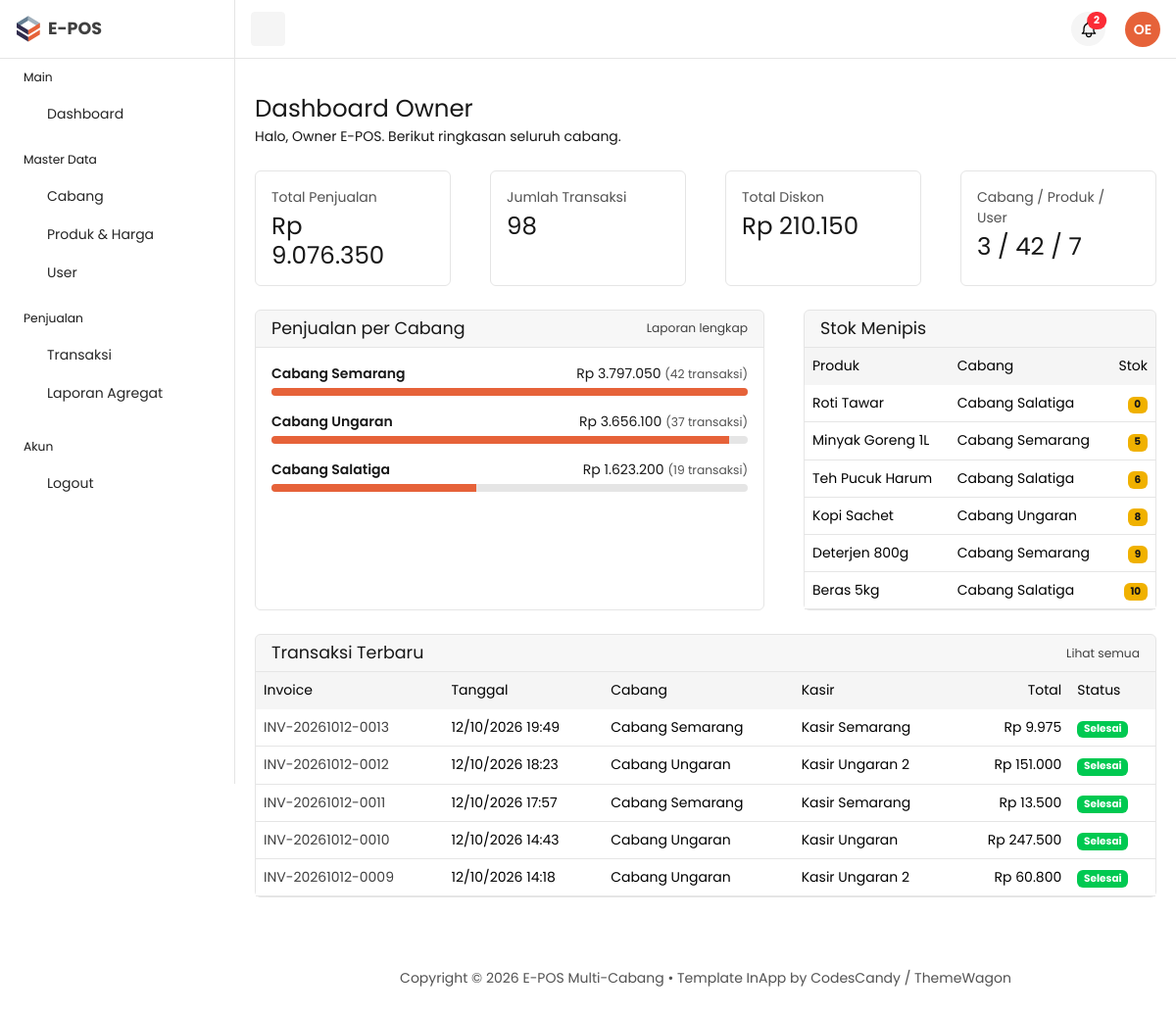
/owner/index.php (signed in), run on the app's committed database.
### tables this page shows
CREATE TABLE `branches` (
  `id`          INT NOT NULL AUTO_INCREMENT,
  `nama_cabang` VARCHAR(100) NOT NULL,
  `alamat`      TEXT,
  `telepon`     VARCHAR(20) DEFAULT NULL,
  PRIMARY KEY (`id`)
);

CREATE TABLE `products` (
  `id`          INT NOT NULL AUTO_INCREMENT,
  `branch_id`   INT NOT NULL,
  `nama_produk` VARCHAR(150) NOT NULL,
  `harga_jual`  DECIMAL(15,2) NOT NULL DEFAULT 0.00,
  `stok`        INT NOT NULL DEFAULT 0,
  PRIMARY KEY (`id`),
  KEY `fk_products_branch` (`branch_id`),
  CONSTRAINT `fk_products_branch` FOREIGN KEY (`branch_id`) REFERENCES `branches` (`id`)
);

CREATE TABLE `transactions` (
  `id`             INT NOT NULL AUTO_INCREMENT,
  `branch_id`      INT NOT NULL,
  `cashier_id`     INT NOT NULL,
  `invoice_number` VARCHAR(30) NOT NULL,
  `total_bayar`    DECIMAL(15,2) NOT NULL DEFAULT 0.00,
  `diskon`         DECIMAL(15,2) NOT NULL DEFAULT 0.00,
  `tanggal`        DATETIME NOT NULL DEFAULT CURRENT_TIMESTAMP,
  `status`         ENUM('selesai','menunggu_void','void') NOT NULL DEFAULT 'selesai',
  PRIMARY KEY (`id`),
  UNIQUE KEY `invoice_number` (`invoice_number`),
  KEY `fk_trx_branch` (`branch_id`),
  KEY `fk_trx_cashier` (`cashier_id`),
  KEY `idx_trx_tanggal` (`tanggal`),
  CONSTRAINT `fk_trx_branch`  FOREIGN KEY (`branch_id`)  REFERENCES `branches` (`id`),
  CONSTRAINT `fk_trx_cashier` FOREIGN KEY (`cashier_id`) REFERENCES `users` (`id`)
);

CREATE TABLE `users` (
  `id`        INT NOT NULL AUTO_INCREMENT,
  `nama`      VARCHAR(100) NOT NULL,
  `email`     VARCHAR(100) NOT NULL,
  `password`  VARCHAR(255) NOT NULL,
  `role`      ENUM('admin','kasir','manajer') NOT NULL,
  `branch_id` INT DEFAULT NULL,
  PRIMARY KEY (`id`),
  UNIQUE KEY `email` (`email`),
  KEY `fk_users_branch` (`branch_id`),
  CONSTRAINT `fk_users_branch` FOREIGN KEY (`branch_id`) REFERENCES `branches` (`id`)
);

### owner/database/connection.php (called while the page is built, shortened)
<?php
require_once __DIR__ . '/../../login/database/cek_skema.php';
class Database
{
    private $host = "localhost";
    private $username = "root";
    private $password = "";
    private $database = "e-pos";
    public $conn;
    public function __construct()
    {
        try {
            $this->conn = new mysqli(
                $this->host,
                $this->username,
                $this->password,
                $this->database
            );
        } catch (mysqli_sql_exception $ex) {
            eposHentikan('Tidak bisa terhubung ke database "' . $this->database . '". (' . $ex->getMessage() . ')');
        }
        $this->conn->set_charset('utf8mb4');
        eposCekSkema($this->conn);
    }
}

### login/database/cek_skema.php (called while the page is built, shortened)
<?php
function eposCekSkema($conn)
{
    $cek = [
        'branches'            => 'id, nama_cabang, alamat, telepon',
        'users'               => 'id, nama, email, password, role, branch_id',
        'products'            => 'id, branch_id, nama_produk, harga_jual, stok',
        'transactions'        => 'id, branch_id, cashier_id, invoice_number, total_bayar, diskon, tanggal, status',
        'transaction_details' => 'id, transaction_id, product_id, jumlah, harga_satuan, subtotal',
    ];
    foreach ($cek as $tabel => $kolom) {
        try {
            $conn->query("SELECT $kolom FROM $tabel LIMIT 1");
        } catch (mysqli_sql_exception $ex) {
            eposHentikan("Tabel '$tabel' belum ada atau kolomnya tidak sesuai. (" . $ex->getMessage() . ')');
        }
    }
}

### owner/function/pembayaran.php (called while the page is built, shortened)
<?php
require_once 'database/connection.php';
class Pembayaran
{
    private $conn;
    public function __construct()
    {
        $database = new Database();
        $this->conn = $database->conn;
    }
    public function ringkasan($dari, $sampai)
    {
        $stmt = $this->conn->prepare(
            "SELECT COUNT(*) AS jml_transaksi,
                    COALESCE(SUM(total_bayar), 0) AS total_penjualan,
                    COALESCE(SUM(diskon), 0) AS total_diskon
             FROM transactions
             WHERE status <> 'void' AND DATE(tanggal) BETWEEN ? AND ?"
        );
        $stmt->bind_param('ss', $dari, $sampai);
        $stmt->execute();
        return $stmt->get_result()->fetch_assoc();
    }
    public function perCabang($dari, $sampai)
    {
        $stmt = $this->conn->prepare(
            "SELECT b.id, b.nama_cabang,
                    COUNT(t.id) AS jml_transaksi,
                    COALESCE(SUM(t.total_bayar), 0) AS total_penjualan,
                    COALESCE(SUM(t.diskon), 0) AS total_diskon
             FROM branches b
             LEFT JOIN transactions t
                    ON t.branch_id = b.id AND t.status <> 'void'
                   AND DATE(t.tanggal) BETWEEN ? AND ?
             GROUP BY b.id, b.nama_cabang
             ORDER BY total_penjualan DESC"
        );
        $stmt->bind_param('ss', $dari, $sampai);
        $stmt->execute();
        return $stmt->get_result()->fetch_all(MYSQLI_ASSOC);
    }
    public function hitungMaster()
    {
        $r = $this->conn->query(
            "SELECT (SELECT COUNT(*) FROM branches) AS cabang,
                    (SELECT COUNT(*) FROM products) AS produk,
                    (SELECT COUNT(*) FROM users WHERE role <> 'admin') AS user"
        );
        return $r->fetch_assoc();
    }
}

### owner/function/kendaraan.php (called while the page is built, shortened)
<?php
require_once 'database/connection.php';
class Kendaraan
{
    private $conn;
    public function __construct()
    {
        $database = new Database();
        $this->conn = $database->conn;
    }
    public function stokMenipis($batas = 10)
    {
        $stmt = $this->conn->prepare(
            "SELECT p.nama_produk, p.stok, b.nama_cabang
             FROM products p JOIN branches b ON b.id = p.branch_id
             WHERE p.stok <= ? ORDER BY p.stok ASC LIMIT 6"
        );
        $stmt->bind_param('i', $batas);
        $stmt->execute();
        return $stmt->get_result()->fetch_all(MYSQLI_ASSOC);
    }
}

### owner/function/penyewaan.php (called while the page is built, shortened)
<?php
require_once 'database/connection.php';
class Penyewaan
{
    private $conn;
    public function __construct()
    {
        $database = new Database();
        $this->conn = $database->conn;
    }
    public function terbaru($limit = 5)
    {
        $stmt = $this->conn->prepare(
            "SELECT t.*, b.nama_cabang, u.nama AS nama_kasir
             FROM transactions t
             JOIN branches b ON b.id = t.branch_id
             JOIN users u ON u.id = t.cashier_id
             ORDER BY t.tanggal DESC LIMIT ?"
        );
        $stmt->bind_param('i', $limit);
        $stmt->execute();
        return $stmt->get_result()->fetch_all(MYSQLI_ASSOC);
    }
}

### owner/pages/dashboard.php (the view, shortened to what this page needs)
<?php
require_once 'function/pembayaran.php';
require_once 'function/penyewaan.php';
require_once 'function/kendaraan.php';
$lap = new Pembayaran();
$dari = '2000-01-01';
$sampai = date('Y-m-d');
$ringkas = $lap->ringkasan($dari, $sampai);
$master = $lap->hitungMaster();
$perCabang = $lap->perCabang($dari, $sampai);
$terbaru = (new Penyewaan())->terbaru(5);
$menipis = (new Kendaraan())->stokMenipis(10);
$omzetMax = 0;
foreach ($perCabang as $c) {
    $omzetMax = max($omzetMax, $c['total_penjualan']);
}
?>
<main id="content" class="content py-10">
    <div class="container-fluid">
        <div class="row">
            <div class="col-12">
                <div class="mb-4">
                    <h1 class="fs-3 mb-1">Dashboard Owner</h1>
                    <p class="mb-0">Halo, <?= e($_SESSION['user']['nama']) ?>. Berikut ringkasan seluruh cabang.</p>
                </div>
            </div>
        </div>
        <div class="row">
            <div class="col-xl-3 col-md-6 mb-4">
                <div class="card h-100"><div class="card-body">
                    <div class="d-flex justify-content-between">
                        <div>
                            <p class="mb-1 text-secondary">Total Penjualan</p>
                            <h3 class="mb-0"><?= rupiah($ringkas['total_penjualan']) ?></h3>
                        </div>
                        <i class="ti ti-cash fs-2 text-primary"></i>
                    </div>
                </div></div>
            </div>
            <div class="col-xl-3 col-md-6 mb-4">
                <div class="card h-100"><div class="card-body">
                    <div class="d-flex justify-content-between">
                        <div>
                            <p class="mb-1 text-secondary">Jumlah Transaksi</p>
                            <h3 class="mb-0"><?= (int) $ringkas['jml_transaksi'] ?></h3>
                        </div>
                        <i class="ti ti-receipt fs-2 text-primary"></i>
                    </div>
                </div></div>
            </div>
            <div class="col-xl-3 col-md-6 mb-4">
                <div class="card h-100"><div class="card-body">
                    <div class="d-flex justify-content-between">
                        <div>
                            <p class="mb-1 text-secondary">Total Diskon</p>
                            <h3 class="mb-0"><?= rupiah($ringkas['total_diskon']) ?></h3>
                        </div>
                        <i class="ti ti-chart-bar fs-2 text-primary"></i>
                    </div>
                </div></div>
            </div>
            <div class="col-xl-3 col-md-6 mb-4">
                <div class="card h-100"><div class="card-body">
                    <div class="d-flex justify-content-between">
                        <div>
                            <p class="mb-1 text-secondary">Cabang / Produk / User</p>
                            <h3 class="mb-0"><?= (int) $master['cabang'] ?> / <?= (int) $master['produk'] ?> / <?= (int) $master['user'] ?></h3>
                        </div>
                        <i class="ti ti-building-store fs-2 text-primary"></i>
                    </div>
                </div></div>
            </div>
        </div>
        <div class="row">
            <div class="col-lg-7 mb-4">
                <div class="card h-100">
                    <div class="card-header d-flex justify-content-between align-items-center">
                        <h5 class="mb-0">Penjualan per Cabang</h5>
                        <a href="index.php?page=pembayaran" class="small">Laporan lengkap</a>
                    </div>
                    <div class="card-body">
                        <?php foreach ($perCabang as $c) { $persen = $omzetMax > 0 ? round($c['total_penjualan'] / $omzetMax * 100) : 0; ?>
                            <div class="mb-3">
                                <div class="d-flex justify-content-between">
                                    <span class="fw-semibold"><?= e($c['nama_cabang']) ?></span>
                                    <span><?= rupiah($c['total_penjualan']) ?> <small class="text-secondary">(<?= (int) $c['jml_transaksi'] ?> transaksi)</small></span>
                                </div>
                                <div class="progress mt-1" style="height:8px"><div class="progress-bar" style="width:<?= $persen ?>%"></div></div>
                            </div>
                        <?php } ?>
                    </div>
                </div>
            </div>
            <div class="col-lg-5 mb-4">
                <div class="card h-100">
                    <div class="card-header"><h5 class="mb-0">Stok Menipis</h5></div>
                    <div class="table-responsive">
                        <table class="table mb-0 text-nowrap">
                            <thead class="table-light border-light"><tr><th>Produk</th><th>Cabang</th><th class="text-end">Stok</th></tr></thead>
                            <tbody>
                                <?php foreach ($menipis as $m) { ?>
                                    <tr>
                                        <td><?= e($m['nama_produk']) ?></td>
                                        <td><?= e($m['nama_cabang']) ?></td>
                                        <td class="text-end"><span class="badge bg-warning text-dark"><?= (int) $m['stok'] ?></span></td>
                                    </tr>
                                <?php } ?>
                            </tbody>
                        </table>
                    </div>
                </div>
            </div>
        </div>
        <div class="row">
            <div class="col-12 mb-4">
                <div class="card">
                    <div class="card-header d-flex justify-content-between align-items-center">
                        <h5 class="mb-0">Transaksi Terbaru</h5>
                        <a href="index.php?page=penyewaan" class="small">Lihat semua</a>
                    </div>
                    <div class="table-responsive">
                        <table class="table mb-0 text-nowrap">
                            <thead class="table-light border-light">
                                <tr><th>Invoice</th><th>Tanggal</th><th>Cabang</th><th>Kasir</th><th class="text-end">Total</th><th>Status</th></tr>
                            </thead>
                            <tbody>
                                <?php foreach ($terbaru as $t) { ?>
                                    <tr>
                                        <td><a href="index.php?page=detailTransaksi&id=<?= (int) $t['id'] ?>"><?= e($t['invoice_number']) ?></a></td>
                                        <td><?= e(date('d/m/Y H:i', strtotime($t['tanggal']))) ?></td>
                                        <td><?= e($t['nama_cabang']) ?></td>
                                        <td><?= e($t['nama_kasir']) ?></td>
                                        <td class="text-end"><?= rupiah($t['total_bayar']) ?></td>
                                        <td><?= badgeStatus($t['status']) ?></td>
                                    </tr>
                                <?php } ?>
                            </tbody>
                        </table>
                    </div>
                </div>
            </div>
        </div>
        <?php include 'components/footer.php'; ?>
    </div>
</main>

### owner/function/guard.php (shortened to what this page needs)
<?php
function e($v)
{
    return htmlspecialchars((string) $v, ENT_QUOTES, 'UTF-8');
}
function rupiah($n)
{
    return 'Rp ' . number_format((float) $n, 0, ',', '.');
}
function badgeStatus($s)
{
    $map = [
        'selesai'       => ['bg-success', 'Selesai'],
        'menunggu_void' => ['bg-warning text-dark', 'Menunggu Void'],
        'void'          => ['bg-danger', 'Void'],
    ];
    $b = isset($map[$s]) ? $map[$s] : ['bg-secondary', $s];
    return '<span class="badge ' . $b[0] . '">' . $b[1] . '</span>';
}

### data on the page
branches: nama_cabang "Cabang Semarang", total_penjualan "Rp 3.797.050", jml_transaksi "42", $persen 100 (drawn)
branches: nama_cabang "Cabang Ungaran", total_penjualan "Rp 3.656.100", jml_transaksi "37", $persen 96 (drawn)
branches: nama_cabang "Cabang Salatiga", total_penjualan "Rp 1.623.200", jml_transaksi "19", $persen 43 (drawn)
products: nama_produk "Roti Tawar", branch.nama_cabang "Cabang Salatiga", stok "0"
products: nama_produk "Minyak Goreng 1L", branch.nama_cabang "Cabang Semarang", stok "5"
products: nama_produk "Teh Pucuk Harum", branch.nama_cabang "Cabang Salatiga", stok "6"
products: nama_produk "Kopi Sachet", branch.nama_cabang "Cabang Ungaran", stok "8"
products: nama_produk "Deterjen 800g", branch.nama_cabang "Cabang Semarang", stok "9"
products: nama_produk "Beras 5kg", branch.nama_cabang "Cabang Salatiga", stok "10"
transactions: invoice_number "INV-20261012-0013", tanggal "12/10/2026 19:49", branch.nama_cabang "Cabang Semarang", cashier.nama "Kasir Semarang", total_bayar "Rp 9.975", status "Selesai"
transactions: invoice_number "INV-20261012-0012", tanggal "12/10/2026 18:23", branch.nama_cabang "Cabang Ungaran", cashier.nama "Kasir Ungaran 2", total_bayar "Rp 151.000", status "Selesai"
transactions: invoice_number "INV-20261012-0011", tanggal "12/10/2026 17:57", branch.nama_cabang "Cabang Semarang", cashier.nama "Kasir Semarang", total_bayar "Rp 13.500", status "Selesai"
transactions: invoice_number "INV-20261012-0010", tanggal "12/10/2026 14:43", branch.nama_cabang "Cabang Ungaran", cashier.nama "Kasir Ungaran", total_bayar "Rp 247.500", status "Selesai"
transactions: invoice_number "INV-20261012-0009", tanggal "12/10/2026 14:18", branch.nama_cabang "Cabang Ungaran", cashier.nama "Kasir Ungaran 2", total_bayar "Rp 60.800", status "Selesai"

### other printed values
$ini "OE"
$_SESSION['user']['nama'] "Owner E-POS"
rupiah($ringkas['total_penjualan']) "Rp 9.076.350"
$ringkas['jml_transaksi'] "98"
rupiah($ringkas['total_diskon']) "Rp 210.150"
$master['cabang'] "3"
$master['produk'] "42"
$master['user'] "7"
